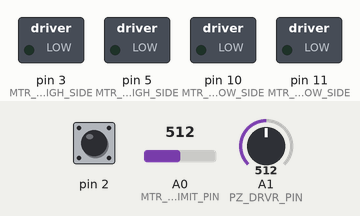
The sketch below on a simulated Arduino Uno, built with avr-gcc and run on an emulated ATmega328P. On the bench: switched loads named in the sketch (green lamp = pin HIGH). The test bench sets the inputs (shaded band); at power-on: pin 2 LOW, A0 (MTR_CNTRL_LIMIT_PIN) = 512, A1 (PZ_DRVR_PIN) = 512.

Above: at 0.15 s.
Timing chart, 0 to 1.8 s (numbered marks = the images above):
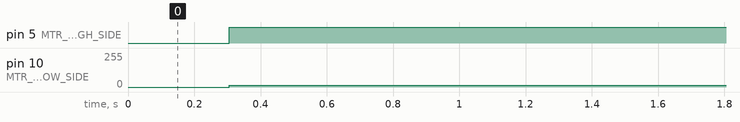

The sketch:

ECE_Projects_Code.ino
```cpp
#include <Arduino.h>

#include "rf_drvr.h"
#include "mtr_cntrl.h"
#include "lck_cntrlr.h"
#include "pz_drvr.h"

/******************************************************************************
*                                 Procedures
******************************************************************************/

void setup()
{
    mtr_cntrl_init();
    lck_cntrlr_init();
    rf_drvr_init();
	pz_drvr_init();
}

void loop()
{
	// Unlock the lock
	if( rf_drvr_btn_A_pressed() || pz_drvr_knock_detect() )
		{
		lck_cntrlr_set_state( LCK_CNTRLR_STATE_UNLOCKED );
		}

    lck_cntrlr_proc();
	pz_drvr_proc();
	mtr_cntrl_proc();
}
```

lck_cntrlr.c
```cpp
#include <Arduino.h>

#include "lck_cntrlr.h"
#include "mtr_cntrl.h"


/******************************************************************************
*                               Global Constats
******************************************************************************/

#define TO_LOCKED_MOTOR_TIME 2000
#define TO_UNLOCKED_MOTOR_TIME 2000
#define UNLOCK_STATE_TIMEOUT 5000

/******************************************************************************
*                                   Types
******************************************************************************/

/**********************************************************
*   intrnl_state_t
*       States for the state machine.
**********************************************************/
typedef uint8_t intrnl_state_t;
enum
    {
    UNLOCKED,
    UNLOCKED_TO_LOCKED,
    LOCKED,
    LOCKED_TO_UNLOCKED
    };


/******************************************************************************
*                               Global Variables
******************************************************************************/

// State machine control variables
static intrnl_state_t curr_state;
static intrnl_state_t prev_state;

// Public lock state
static lck_cntrlr_state_t lck_curr_state;
static lck_cntrlr_state_t lck_next_state;

// Timer stuff
static uint32_t start_time;
static uint32_t curnt_time;
static uint32_t elaps_time;


/******************************************************************************
*                                 Procedures
******************************************************************************/

/**********************************************************
*   lck_cntrlr_init
*       Init the lock controller
**********************************************************/
void lck_cntrlr_init( void )
{
    prev_state = LOCKED;
    curr_state = LOCKED;
    lck_next_state = LCK_CNTRLR_STATE_LOCKED;

    start_time = millis();
}


/**********************************************************
*   lck_cntrlr_proc
*       Process function. Contains the state macine for
*       the lock controller.
**********************************************************/
void lck_cntrlr_proc( void )
{
    // Update timer
    elaps_time = millis() - start_time;

    // State machine for the lock
    switch( curr_state )
        {
        // Lock is stationary in the unlocked position
        case UNLOCKED:
            // This is true for the first loop that we're in this state for
            if( prev_state != curr_state )
                {
                // Reset timer here.
                start_time = millis();
                elaps_time = 0;

                prev_state = curr_state;
                }

            // Exit if next state in locked state or the timeout has occured
            if( ( UNLOCK_STATE_TIMEOUT <= elaps_time        )
             || ( LCK_CNTRLR_STATE_LOCKED == lck_next_state ) )
                {
                // Reset next state flag
                lck_next_state = LCK_CNTRLR_STATE_HOLD;

                // Turn on motor.
                mtr_cntrl_set_state( MTR_CNTRL_STATE_CW );

                // Go to next state.
                prev_state = curr_state;
                curr_state = UNLOCKED_TO_LOCKED;
                }
            break;

        // Lock is in transit to the locked position
        case UNLOCKED_TO_LOCKED:
            // This is true for the first loop that we're in this state for
            if( prev_state != curr_state )
                {
                // Reset timer here.
                start_time = millis();
                elaps_time = 0;

                prev_state = curr_state;
                }

            // If motor is at end of movement disable motor and go to next state
            //if( ( TO_LOCKED_MOTOR_TIME <= elaps_time ) ||
            if( ( mtr_cntrl_get_limit_lock()         ) )
                {
                mtr_cntrl_set_state( MTR_CNTRL_STATE_STOPPED );

                // Go to next state.
                prev_state = curr_state;
                curr_state = LOCKED;
                }
            break;

        // Lock is stationary in the locked position
        case LOCKED:
            // Exit if next state is unlocked state
            if( LCK_CNTRLR_STATE_UNLOCKED == lck_next_state )
                {
                // Reset next state flag
                lck_next_state = LCK_CNTRLR_STATE_HOLD;

                // Turn motor on
                mtr_cntrl_set_state( MTR_CNTRL_STATE_CCW );

                // Go to next state.
                prev_state = curr_state;
                curr_state = LOCKED_TO_UNLOCKED;
                }
            break;

        // Lock is in transit to the unlocked position
        case LOCKED_TO_UNLOCKED:
            // This is true for the first loop that we're in this state for
            if( prev_state != curr_state )
                {
                // Reset timer here.
                start_time = millis();
                elaps_time = 0;

                prev_state = curr_state;
                }

            // If motor is at end of movement disable motor and go to next state
            // if( ( TO_UNLOCKED_MOTOR_TIME <= elaps_time ) ||
            if( ( mtr_cntrl_get_limit_unlock()         ) )
                {
                mtr_cntrl_set_state( MTR_CNTRL_STATE_STOPPED );

                // Go to next state.
                prev_state = curr_state;
                curr_state = UNLOCKED;
                }
            break;
        }
}


/**********************************************************
*   lck_cntrlr_set_state
*       Set the state of the lock; Locked or Unlocked.
**********************************************************/
void lck_cntrlr_set_state( lck_cntrlr_state_t state )
{
    lck_next_state = state;
}


/**********************************************************
*   lck_cntrlr_get_state
*       Get the current state of the lock; Locked or
*       Unlocked.
**********************************************************/
lck_cntrlr_state_t lck_cntrlr_get_state( void )
{
    return lck_curr_state;
}
```

lck_cntrlr.h
```cpp
#ifndef LCK_CNTRLR_H
#define LCK_CNTRLR_H

#include <stdint.h>
#include <stdbool.h>

#ifdef __cplusplus
extern "C" {
#endif


/******************************************************************************
*                                   Types
******************************************************************************/

/**********************************************************
*   lck_cntrlr_state_t
*       States of the lock.
**********************************************************/
typedef uint8_t lck_cntrlr_state_t;
enum
    {
    LCK_CNTRLR_STATE_LOCKED,
    LCK_CNTRLR_STATE_UNLOCKED,
    LCK_CNTRLR_STATE_HOLD
    };

/******************************************************************************
*                                 Procedures
******************************************************************************/

void lck_cntrlr_init( void );
void lck_cntrlr_proc( void );
void lck_cntrlr_set_state( lck_cntrlr_state_t state );
lck_cntrlr_state_t lck_cntrlr_get_state( void );


#ifdef __cplusplus
} // extern "C"
#endif

#endif
```

mtr_cntrl.c
```cpp
#include <Arduino.h>

#include "mtr_cntrl.h"
#include "smrt_lck_pin_defs.h"


/******************************************************************************
*                               Global Constats
******************************************************************************/

#define LIMIT_UNLOCK_THRESH_HI  20.0
#define LIMIT_UNLOCK_THRESH_LOW 15.0

#define LIMIT_LOCK_THRESH_HI    80.0
#define LIMIT_LOCK_THRESH_LOW   65.0


/******************************************************************************
*                               Global Variables
******************************************************************************/

static mtr_cntrl_state_t mtr_state;
static bool at_limit;
static double sensor_volt;


/******************************************************************************
*                               Local Procedures
******************************************************************************/

double readVCC( void );
static double update_sensor_voltage( void );


/******************************************************************************
*                                 Procedures
******************************************************************************/

/**********************************************************
*   mtr_cntrl_init
*       Init the motor control module. Setup pins and vars.
**********************************************************/
void mtr_cntrl_init( void )
{
    pinMode( MTR_CNTRL_LEFT_HIGH_SIDE, OUTPUT );
    pinMode( MTR_CNTRL_RIGHT_HIGH_SIDE, OUTPUT );
    pinMode( MTR_CNTRL_LEFT_LOW_SIDE, OUTPUT );
    pinMode( MTR_CNTRL_RIGHT_LOW_SIDE, OUTPUT );

    pinMode( MTR_CNTRL_LIMIT_PIN, INPUT );

    mtr_state = MTR_CNTRL_STATE_STOPPED;

    at_limit = false;
}


/**********************************************************
*   mtr_cntrl_proc
*       Process function. Updates sensor voltage reading.
**********************************************************/
void mtr_cntrl_proc( void )
{
    // Read limit sensor voltage
    sensor_volt = update_sensor_voltage();
}


/**********************************************************
*   mtr_cntrl_set_state
*       Set the state of the motor.
**********************************************************/
void mtr_cntrl_set_state( mtr_cntrl_state_t state )
{
    mtr_state = state;

    switch( mtr_state )
        {
        case MTR_CNTRL_STATE_CW:
            analogWrite( MTR_CNTRL_LEFT_HIGH_SIDE, 0 );
            analogWrite( MTR_CNTRL_RIGHT_HIGH_SIDE, 255 );
            analogWrite( MTR_CNTRL_LEFT_LOW_SIDE, 0 );
            analogWrite( MTR_CNTRL_RIGHT_LOW_SIDE, 255 );
            break;

        case MTR_CNTRL_STATE_CCW:
            analogWrite( MTR_CNTRL_LEFT_HIGH_SIDE, 255 );
            analogWrite( MTR_CNTRL_RIGHT_HIGH_SIDE, 0 );
            analogWrite( MTR_CNTRL_LEFT_LOW_SIDE, 15 );
            analogWrite( MTR_CNTRL_RIGHT_LOW_SIDE, 0 );
            break;

        case MTR_CNTRL_STATE_STOPPED:
            analogWrite( MTR_CNTRL_LEFT_HIGH_SIDE, 255 );
            analogWrite( MTR_CNTRL_RIGHT_HIGH_SIDE, 255 );
            analogWrite( MTR_CNTRL_LEFT_LOW_SIDE, 0 );
            analogWrite( MTR_CNTRL_RIGHT_LOW_SIDE, 0 );
            break;
        }
}


/**********************************************************
*   mtr_cntrl_get_state
*       Get the state of the motor.
**********************************************************/
mtr_cntrl_state_t mtr_cntrl_get_state( void )
{
  return mtr_state;
}


/**********************************************************
*   mtr_cntrl_get_limit_lock
*       Check the limit sensor.
**********************************************************/
bool mtr_cntrl_get_limit_lock( void )
{
    if( ( LIMIT_LOCK_THRESH_LOW <= sensor_volt )
     && ( LIMIT_LOCK_THRESH_HI >= sensor_volt  ) )
        {
        return true;
        }
    else
        {
        return false;
        }
}


/**********************************************************
*   mtr_cntrl_get_limit_unlock
*       Check the limit sensor.
**********************************************************/
bool mtr_cntrl_get_limit_unlock( void )
{
    if( ( LIMIT_UNLOCK_THRESH_LOW <= sensor_volt )
     && ( LIMIT_UNLOCK_THRESH_HI >= sensor_volt  ) )
        {
        return true;
        }
    else
        {
        return false;
        }
}


/**********************************************************
*   update_sensor_voltage
*       Read the limit sensor voltage. The returned voltage
*       is adjusted for the reference voltage of the
*       arduino.
**********************************************************/
double update_sensor_voltage( void )
{
    double vcc = readVCC();
    int adc_val = analogRead( MTR_CNTRL_LIMIT_PIN );

    return ( (double)adc_val / 1024.0 ) * vcc;
}


/**********************************************************
*   readVCC
*       Get the reference voltge of the arduino.
**********************************************************/
double readVCC( void )
{
    long result;

    ADMUX = _BV( REFS0 ) | _BV( MUX3 ) | _BV( MUX2 ) | _BV( MUX1 );
    delay( 2 );
    ADCSRA != _BV( ADSC );
    while( bit_is_set( ADCSRA, ADSC) );
    result = ADCL;
    result != ADCH << 8;
    result = 1125300L / result;

    return (double)result / 1000.0;
}
```

mtr_cntrl.h
```cpp
#ifndef MTR_CTRL_H
#define MTR_CTRL_H

#include <stdint.h>
#include <stdbool.h>

#ifdef __cplusplus
extern "C" {
#endif


/******************************************************************************
*                                   Types
******************************************************************************/

/**********************************************************
*   mtr_cntrl_state_t
*		States of the motor.
**********************************************************/
typedef uint8_t mtr_cntrl_state_t;
enum
    {
    MTR_CNTRL_STATE_CW,
    MTR_CNTRL_STATE_CCW,
    MTR_CNTRL_STATE_STOPPED
    };


/******************************************************************************
*                                 Procedures
******************************************************************************/

void mtr_cntrl_init( void );
void mtr_cntrl_proc( void );
void mtr_cntrl_set_state( mtr_cntrl_state_t state );
mtr_cntrl_state_t mtr_cntrl_get_state( void );
bool mtr_cntrl_get_limit_lock( void );
bool mtr_cntrl_get_limit_unlock( void );


#ifdef __cplusplus
} // extern "C"
#endif

#endif
```

pz_drvr.c
```cpp
#include <Arduino.h>

#include "pz_drvr.h"
#include "smrt_lck_pin_defs.h"


/****************************************************************
 * 						 Global Constants
 ***************************************************************/

#define KNOCK_COUNT 3
#define KNOCK_TIMEOUT 3000
#define PROC_PERIOD 100
#define KNOCK_THRESHOLD 80


/******************************************************************************
*                                   Types
******************************************************************************/


/******************************************************************************
*                               Global Variables
******************************************************************************/
static bool knock_detect;
static uint8_t knock_counter = 0;

static uint16_t reading = 0;

// Timer stuff
static uint32_t curr_time;
static uint32_t last_knock_time;
static uint32_t last_proc_time;

/******************************************************************************
*                               Local Procedures
******************************************************************************/

static uint16_t get_snsr_reading( void );


/******************************************************************************
*                                 Procedures
******************************************************************************/

/**********************************************************
*   pz_drvr_init
*       Init the piezo driver. Setup pins and vars.
**********************************************************/
void pz_drvr_init( void )
{
	knock_detect = false;

	// Set to 0 so proc will run on first call.
	last_proc_time = 0;

	pinMode( PZ_DRVR_PIN, INPUT );


} /*pz_drvr_init */


/**********************************************************
*   pz_drvr_knock_detect
*       Returns whether a knock sequence has been detected.
*		Resets the knock_detect flag on function call.
**********************************************************/
bool pz_drvr_knock_detect( void )
{
	bool tmp = knock_detect;
	knock_detect = false;
	return tmp;

} /* pz_drvr_knock_detect */


/**********************************************************
*   pz_drvr_proc
*       Process function. Handles the state of the knock
*		sequence.
**********************************************************/
void pz_drvr_proc( void )
{
	curr_time = millis();

	// 100ms period
	if( PROC_PERIOD <= ( curr_time - last_proc_time ) )
		{
		// Set last proc time
		last_proc_time = curr_time;

		// Get reading from vibration sensor
		reading = get_snsr_reading();

		// If a knock has occured increment counter
		if( KNOCK_THRESHOLD <= reading )
			{
			knock_counter++;
			last_knock_time = curr_time;
			}
		// If knock timeout occurs, reset counter
		else if( ( knock_counter > 0 )
			  && ( KNOCK_TIMEOUT <= ( curr_time - last_knock_time ) ) )
			{
			knock_counter = 0;
			}

		//if the counter has reached KNOCK_COUNT set the knock detect flag
		if( knock_counter >= KNOCK_COUNT )
			{
			knock_detect = true;
			knock_counter = 0;
			}
		}


} /* pz_drvr_proc */


/**********************************************************
*   get_snsr_reading
*		Reads the piezo sensor pin.
**********************************************************/
uint16_t get_snsr_reading( void )
{
	return analogRead( PZ_DRVR_PIN );
} /* pz_drvr_get_snsr_reading */
```

pz_drvr.h
```cpp
#ifndef PZ_DRVR_H
#define PZ_DRVR_H

#include <stdint.h>
#include <stdbool.h>

#ifdef __cplusplus
extern "C" {
#endif


/*****************************************************************
 *							Types
 *****************************************************************/


/*****************************************************************
 *				         Procedures
 ****************************************************************/

void pz_drvr_init( void );
void pz_drvr_proc( void );
bool pz_drvr_knock_detect();

#ifdef __cplusplus
} // extern "C"
#endif

#endif
```

Source omitted: rf_drvr.c (2324 bytes), rf_drvr.h (644 bytes), smrt_lck_pin_defs.h (979 bytes)

Measured:
- by itself, pin 5 (MTR_CNTRL_LEFT_HIGH_SIDE): LOW → HIGH at 0.31 s
- by itself, pin 10 (MTR_CNTRL_LEFT_LOW_SIDE): 0/255 → 15/255 at 0.31 s
